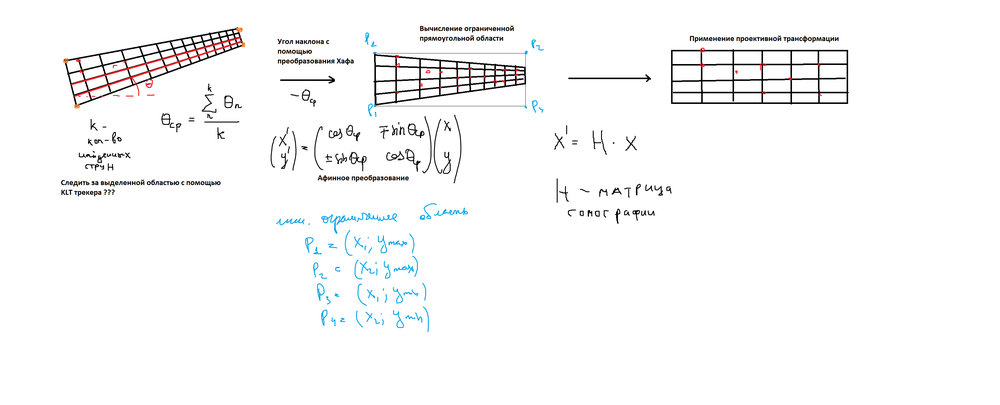
#> input picture cv/algorithms/math.png, 1000 x 405 px, shrunk from 3384 x 1372 before the run, given in place of the camera
$ python main.py
#> lines starting #> are read from the running program, lines starting #| are printed output that depends on the picture; after the words box and inside, x2 and y2 are one past the last pixel; in counts of white or black regions, pixels touching at a corner belong together
import cv2
import numpy as np


cap = cv2.VideoCapture(0, cv2.CAP_DSHOW)
# cap.set(3, 640)
# cap.set(4, 480)


def find_color(hsv_image, hsv_min, hsv_max):
    mask = cv2.inRange(hsv_image, hsv_min, hsv_max)
    moments = cv2.moments(mask, 1)
    area = moments["m00"]
    if area > 50:
        x = int(moments["m10"] / area)
        y = int(moments["m01"] / area)
        return x, y
    return None, None


def show(x, y):
    cv2.circle(frame, (x, y), 10, (0, 0, 255), -1)
    print(x, y)


def nothing(param):
    pass


while True:
    _, frame = cap.read()
#> frame is the input picture: shape (405, 1000, 3); mean B, G, R 248.8, 248.6, 248.4

    hsv_min_orange = np.array((10, 100, 20), np.uint8)
    hsv_max_orange = np.array((25, 255, 255), np.uint8)

    hsv_min_green = np.array((36, 55, 147), np.uint8)
    hsv_max_green = np.array((83, 255, 255), np.uint8)

    hsv = cv2.cvtColor(frame, cv2.COLOR_BGR2HSV)
#> hsv: shape (405, 1000, 3); mean H, S, V 2.8, 2, 249.4
    x_orange, y_orange = find_color(hsv, hsv_min_orange, hsv_max_orange)
#> in find_color, `mask = cv2.inRange(hsv_image, hsv_min, hsv_max)`:
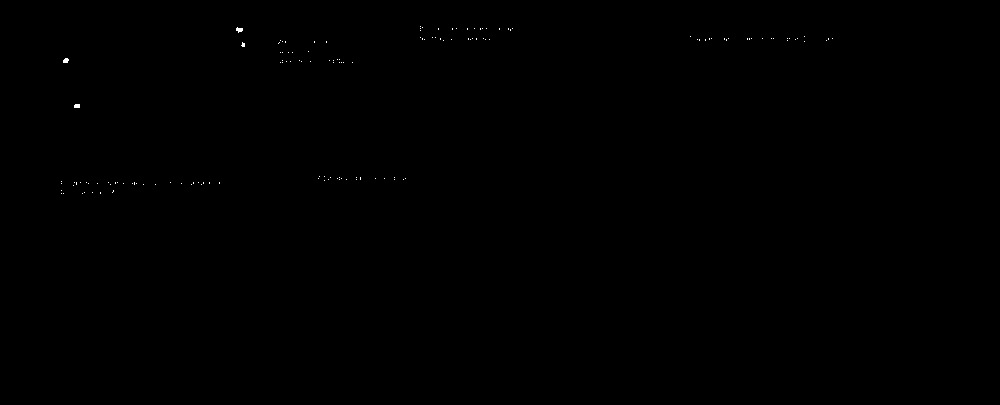
#> mask: shape (405, 1000); 0.07% white in thin lines or dots, all inside (x1, y1, x2, y2) = (61, 26, 833, 194)
#> in find_color, `moments = cv2.moments(mask, 1)`: moments = moments, m00 265, centre m10/m00, m01/m00 = (306.2, 84.68)
#> in find_color, `area = moments["m00"]`: area = 265
#> in find_color, `x = int(moments["m10"] / area)`: x = 306
#> in find_color, `y = int(moments["m01"] / area)`: y = 84
#> x_orange = 306; y_orange = 84
    x_green, y_green = find_color(hsv, hsv_min_green, hsv_max_green)
#> in find_color (call 2), `mask = cv2.inRange(hsv_image, hsv_min, hsv_max)`: mask: shape (405, 1000); every value is 0
    if x_orange and y_orange:
        show(x_orange, y_orange)
#> in show, `cv2.circle(frame, (x, y), 10, (0, 0, 255), -1)`:
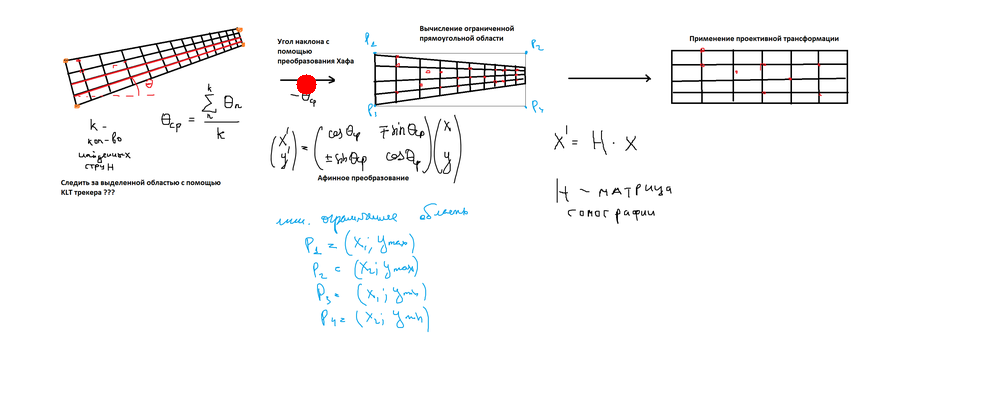
#> frame: shape (405, 1000, 3); 0.08% of pixels changed, all inside (x1, y1, x2, y2) = (296, 74, 317, 95)
#| 306 84

    if x_green and y_green and x_orange and y_orange:
        show(x_green, y_green)
        blank = np.zeros(frame.shape[:2], dtype=np.uint8)
        mask = cv2.rectangle(blank, (x_green, y_green), (x_orange, y_orange), (255, 0, 0), -1)
        masked = cv2.bitwise_and(frame, frame, mask=mask)
        cv2.imshow("crop", masked)

    # cv2.imshow("result", frame)

    # # try:
    # cropped = frame[y_green:y_orange, x_green:x_orange]
    # # except:
    # #     cropped = frame[x_green:x_orange, y_green:y_orange]
    k = cv2.waitKey(5)
#> (key Esc is pressed here)
    if k == 27:
        break

cap.release()
cv2.destroyAllWindows()
